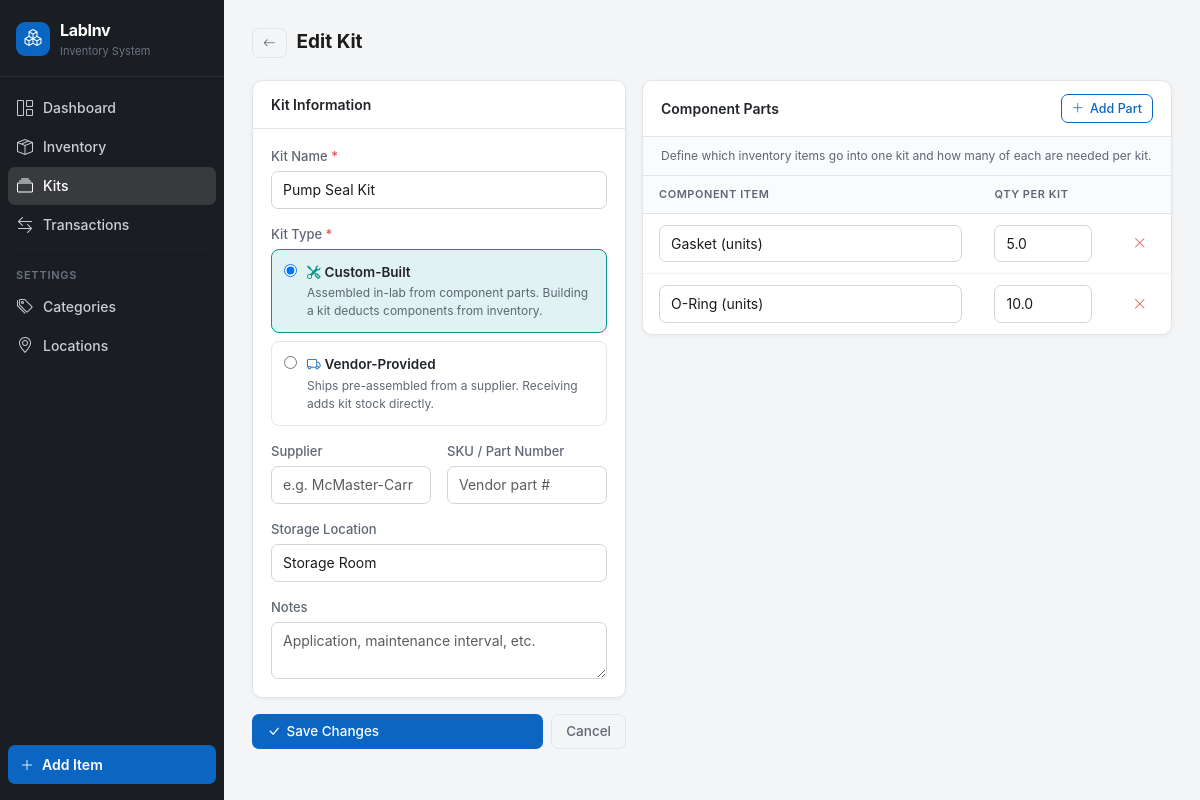
Screenshot of /kits/1/edit with the database file from the repository.
### tables this page shows
CREATE TABLE kits (
            id          INTEGER PRIMARY KEY AUTOINCREMENT,
            name        TEXT    NOT NULL,
            kit_type    TEXT    NOT NULL DEFAULT 'custom',
            supplier    TEXT,
            sku         TEXT,
            quantity    INTEGER NOT NULL DEFAULT 0,
            location_id INTEGER REFERENCES locations(id),
            notes       TEXT,
            created_at  TIMESTAMP DEFAULT CURRENT_TIMESTAMP,
            updated_at  TIMESTAMP DEFAULT CURRENT_TIMESTAMP
        );

CREATE TABLE locations (
            id        INTEGER PRIMARY KEY AUTOINCREMENT,
            name      TEXT NOT NULL UNIQUE,
            parent_id INTEGER REFERENCES locations(id)
        );

CREATE TABLE kit_components (
            id               INTEGER PRIMARY KEY AUTOINCREMENT,
            kit_id           INTEGER NOT NULL REFERENCES kits(id) ON DELETE CASCADE,
            item_id          INTEGER NOT NULL REFERENCES items(id),
            quantity_per_kit REAL    NOT NULL DEFAULT 1
        );

CREATE TABLE items (
            id                  INTEGER PRIMARY KEY AUTOINCREMENT,
            name                TEXT    NOT NULL,
            category_id         INTEGER REFERENCES categories(id),
            quantity            REAL    NOT NULL DEFAULT 0,
            unit                TEXT    NOT NULL DEFAULT 'units',
            location_id         INTEGER REFERENCES locations(id),
            low_stock_threshold REAL    DEFAULT 0,
            supplier            TEXT,
            sku                 TEXT,
            notes               TEXT,
            created_at          TIMESTAMP DEFAULT CURRENT_TIMESTAMP,
            updated_at          TIMESTAMP DEFAULT CURRENT_TIMESTAMP
        );

### app.py (the view, shortened to what this page needs)
@app.route("/kits/<int:kit_id>/edit", methods=["GET", "POST"])
def edit_kit(kit_id):
    db = get_db()
    kit = db.execute("SELECT * FROM kits WHERE id = ?", (kit_id,)).fetchone()
    if not kit:
        flash("Kit not found.", "danger")
        return redirect(url_for("kits"))
    components = db.execute("""
        SELECT kc.*, i.name AS item_name
        FROM kit_components kc
        JOIN items i ON kc.item_id = i.id
        WHERE kc.kit_id = ?
    """, (kit_id,)).fetchall()
    items     = db.execute("SELECT id, name, unit FROM items ORDER BY name").fetchall()
    locations = db.execute("SELECT * FROM locations ORDER BY name").fetchall()
    db.close()
    return render_template("kit_form.html", kit=kit, items=items,
                           locations=locations, components=components)

### app.py (called while the page is built)
def get_db():
    conn = sqlite3.connect(DATABASE)
    conn.row_factory = sqlite3.Row
    conn.execute("PRAGMA foreign_keys = ON")
    return conn

### templates/kit_form.html (shortened to what this page needs)
{% extends "base.html" %}
{% block content %}
<div class="pg-header">
  <div class="pg-title-row">
    <a href="{{ url_for('kit_detail', kit_id=kit.id) if kit else url_for('kits') }}"
       class="btn btn-outline-secondary btn-sm"><i class="bi bi-arrow-left"></i></a>
    <h1 class="pg-title">{{ 'Edit Kit' if kit else 'Define New Kit' }}</h1>
  </div>
</div>
<form method="post">
<div class="row g-3">
  <div class="col-12 col-lg-5">
    <div class="card mb-3">
      <div class="card-hd">Kit Information</div>
      <div class="card-bd">
        <div class="row g-3">
          <div class="col-12">
            <label class="form-label">Kit Name <span style="color:var(--red)">*</span></label>
            <input type="text" name="name" class="form-control"
                   value="{{ kit.name if kit else '' }}" required placeholder="e.g. Pump Seal Kit">
          </div>
          <div class="col-12">
            <label class="form-label">Kit Type <span style="color:var(--red)">*</span></label>
            <div style="display:flex;flex-direction:column;gap:8px">
              <label style="display:flex;align-items:flex-start;gap:10px;padding:12px;border:1.5px solid var(--border);border-radius:8px;cursor:pointer" id="lbl-custom">
                <input type="radio" name="kit_type" value="custom" id="typeCustom"
                       {% if not kit or kit.kit_type == 'custom' %}checked{% endif %}
                       style="margin-top:2px;flex-shrink:0" onchange="updateTypeStyles()">
                <div>
                  <div style="font-weight:600;font-size:13.5px"><i class="bi bi-tools me-1" style="color:var(--teal)"></i>Custom-Built</div>
                  <div class="text-muted" style="font-size:12px;margin-top:2px">Assembled in-lab from component parts. Building a kit deducts components from inventory.</div>
                </div>
              </label>
              <label style="display:flex;align-items:flex-start;gap:10px;padding:12px;border:1.5px solid var(--border);border-radius:8px;cursor:pointer" id="lbl-vendor">
                <input type="radio" name="kit_type" value="vendor" id="typeVendor"
                       style="margin-top:2px;flex-shrink:0" onchange="updateTypeStyles()">
                <div>
                  <div style="font-weight:600;font-size:13.5px"><i class="bi bi-truck me-1" style="color:var(--blue)"></i>Vendor-Provided</div>
                  <div class="text-muted" style="font-size:12px;margin-top:2px">Ships pre-assembled from a supplier. Receiving adds kit stock directly.</div>
                </div>
              </label>
            </div>
          </div>
          <div class="col-12 col-md-6">
            <label class="form-label">Supplier</label>
            <input type="text" name="supplier" class="form-control"
                   value="{{ kit.supplier if kit else '' }}" placeholder="e.g. McMaster-Carr">
          </div>
          <div class="col-12 col-md-6">
            <label class="form-label">SKU / Part Number</label>
            <input type="text" name="sku" class="form-control"
                   value="{{ kit.sku if kit else '' }}" placeholder="Vendor part #">
          </div>
          <div class="col-12">
            <label class="form-label">Storage Location</label>
            <select name="location_id" class="form-select">
              {% for loc in locations %}
              <option value="{{ loc.id }}" {% if kit and kit.location_id == loc.id %}selected{% endif %}>{{ loc.name }}</option>
              {% endfor %}
            </select>
          </div>
          <div class="col-12">
            <label class="form-label">Notes</label>
            <textarea name="notes" class="form-control" rows="2"
                      placeholder="Application, maintenance interval, etc.">{{ kit.notes if kit else '' }}</textarea>
          </div>
        </div>
      </div>
    </div>
    <div style="display:flex;gap:8px">
      <button type="submit" class="btn btn-primary" style="flex:1">
        <i class="bi bi-check-lg"></i>{{ 'Save Changes' if kit else 'Create Kit' }}
      </button>
      <a href="{{ url_for('kit_detail', kit_id=kit.id) if kit else url_for('kits') }}"
         class="btn btn-outline-secondary">Cancel</a>
    </div>
  </div>
  <div class="col-12 col-lg-7">
    <div class="card">
      <div class="card-hd">
        <span>Component Parts</span>
        <button type="button" class="btn btn-outline-primary btn-sm" id="addComponentBtn">
          <i class="bi bi-plus-lg"></i> Add Part
        </button>
      </div>
      <div style="padding:10px 18px;background:#fafbfc;border-bottom:1px solid var(--border);font-size:12px;color:var(--muted)">
        Define which inventory items go into one kit and how many of each are needed per kit.
      </div>
      <div class="table-responsive">
        <table class="table mb-0" id="componentTable">
          <thead>
            <tr>
              <th>Component Item</th>
              <th style="width:130px">Qty per Kit</th>
              <th style="width:46px"></th>
            </tr>
          </thead>
          <tbody id="componentRows">
            {% for comp in components %}
            <tr class="component-row">
              <td>
                <select name="component_item_id" class="form-select" required>
                  {% for item in items %}
                  <option value="{{ item.id }}" {% if item.id == comp.item_id %}selected{% endif %}>
                    {{ item.name }} ({{ item.unit }})
                  </option>
                  {% endfor %}
                </select>
              </td>
              <td>
                <input type="number" name="component_qty" class="form-control"
                       value="{{ comp.quantity_per_kit }}" min="0.001" step="any" required>
              </td>
              <td>
                <button type="button" class="btn btn-ghost btn-sm remove-row-btn" style="color:var(--red)">
                  <i class="bi bi-x-lg"></i>
                </button>
              </td>
            </tr>
            {% endfor %}
          </tbody>
        </table>
      </div>
    </div>
  </div>
</div>
</form>
{% endblock %}

### templates/base.html (style rules this page uses)
:root { --sidebar-w: 224px; --sidebar-bg: #1a1d21; --sidebar-hover: rgba(255,255,255,0.07); --sidebar-active: rgba(255,255,255,0.13); --sidebar-text: #c9cdd4; --sidebar-dim: #6b7280; --blue: #0a66c2; --blue-hover: #0958a8; --blue-light: #e8f0fb; --green: #2eb67d; --green-light: #e6f6ee; --amber: #e8a014; --amber-light: #fef3dc; --red: #d9534f; --red-light: #fceaea; --teal: #0d9488; --teal-light: #e0f2f1; --purple: #7c3aed; --purple-light: #f0ebff; --bg: #f4f5f7; --border: #e2e5e8; --text: #1d1c1d; --muted: #5e6773; --card-shadow: 0 1px 4px rgba(0,0,0,0.06); }
*, *::before, *::after { box-sizing: border-box; }
body { margin: 0; font-family: -apple-system, BlinkMacSystemFont, 'Segoe UI', Roboto, sans-serif; font-size: 14px; line-height: 1.5; background: var(--bg); color: var(--text); display: flex; min-height: 100vh; }
.pg-header { display: flex; align-items: center; justify-content: space-between; margin-bottom: 22px; gap: 12px; }
.pg-title { font-size: 19px; font-weight: 700; color: var(--text); margin: 0; }
.pg-title-row { display: flex; align-items: center; gap: 10px; }
.card { background: white; border: 1px solid var(--border); border-radius: 10px; box-shadow: var(--card-shadow); }
.card-hd { padding: 13px 18px; border-bottom: 1px solid var(--border); font-weight: 600; font-size: 14px; display: flex; align-items: center; justify-content: space-between; border-radius: 10px 10px 0 0; }
.card-bd { padding: 18px; }
.btn { display: inline-flex; align-items: center; gap: 6px; padding: 7px 14px; font-size: 13.5px; font-weight: 500; border-radius: 7px; border: 1.5px solid transparent; cursor: pointer; text-decoration: none; transition: background .12s, box-shadow .12s, border-color .12s; line-height: 1.4; }
.btn-sm { padding: 5px 10px; font-size: 12.5px; }
.btn-primary { background: var(--blue); color: white; }
.btn-outline-primary { background: transparent; border-color: var(--blue); color: var(--blue); }
.btn-outline-secondary { background: transparent; border-color: var(--border); color: var(--muted); }
.btn-ghost { background: transparent; border-color: transparent; color: var(--muted); padding: 5px 8px; }
.table { width: 100%; border-collapse: collapse; font-size: 14px; }
.table thead th { font-size: 11px; font-weight: 600; text-transform: uppercase; letter-spacing: .05em; color: var(--muted); border-bottom: 1px solid var(--border); padding: 10px 16px; background: #fafbfc; white-space: nowrap; }
.table tbody td { padding: 11px 16px; border-bottom: 1px solid #f0f2f4; vertical-align: middle; }
.table tbody tr:last-child td { border-bottom: none; }
.table-responsive { border-radius: 0 0 10px 10px; overflow: hidden; }
.form-control, .form-select { display: block; width: 100%; padding: 8px 11px; font-size: 14px; line-height: 1.4; color: var(--text); background: white; border: 1.5px solid #d1d5db; border-radius: 7px; transition: border-color .15s, box-shadow .15s; font-family: inherit; }
.form-label { display: block; font-size: 13px; font-weight: 500; color: var(--muted); margin-bottom: 5px; }
textarea.form-control { resize: vertical; }
.text-muted { color: var(--muted) !important; }
a { color: var(--blue); text-decoration: none; }

### rows the page displays
kits: name "Pump Seal Kit", kit_type "☑ Custom-Built Assembled in-lab", kit_type "☐ Vendor-Provided Ships pre-asse", location_id "Storage Room"
kit_components: component_item_id "Gasket (units)", component_qty "5.0"
kit_components: component_item_id "O-Ring (units)", component_qty "10.0"

### other values shown
{{ 'Edit Kit' if kit else 'Define New Kit' }} "Edit Kit"
{{ 'Save Changes' if kit else 'Create Kit' }} "Save Changes"
